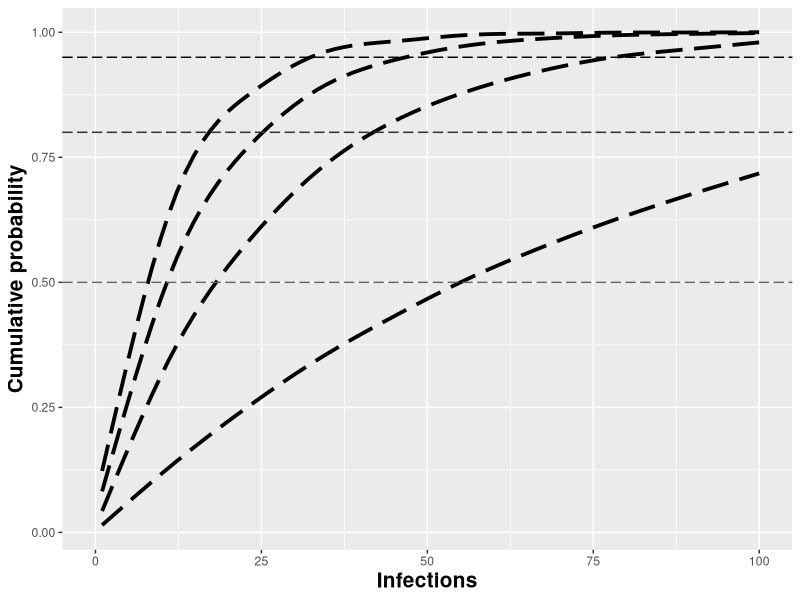

R code for this plot: (Note: this script raises an error after producing the figure.)
library(writexl)
library(tidyverse)
library(openxlsx)
library(ggplot2)
library(reshape2)
# install.packages("reshape2") #Already installed, so this gives a warning


generate_scenario <- function(t,s,e,threshold,scen_name,case=FALSE){
  Sim<-list()
  for(i in 1:1000) { Sim[[i]]<-ifelse(replicate(n=10, rbinom(1000,i,s*e*t))>=threshold,1,0)}
  Case<-list()
  for(i in 1:1000) { Case[[i]]<-apply(X=Sim[[i]], MARGIN=2, FUN=mean)}
  
  Scen_Frame<- data.frame(Case)
  colnames(Scen_Frame)<- c(1:1000)
  Frame_2<-melt(Scen_Frame,id.vars=NULL)
  colnames(Frame_2)<-c("Case",paste(scen_name,"a",sep="_"))
  
  Frame_3<-aggregate(Frame_2[,2],by=list(Frame_2[,1]), FUN=mean)
  colnames(Frame_3)<-c("Case",paste(scen_name,"b",sep="_"))
  
  if(case){
    return(list(scen_name,Frame_2,Frame_3))  
  }
  else {
    Frame_2$Case=NULL
    Frame_3$Case=NULL
    return(list(scen_name,Frame_2,Frame_3)) 
  }
  }

Percentages = c(10,30,50,70)
Thresholds = c(1,3,5)

case=TRUE
for (i in Thresholds){
  for(j in Percentages){
    scen_name=paste("Scen",j,i,sep="_")
    print(scen_name)
    S = generate_scenario(t=j/100,s=0.5,e=0.25,threshold=i,
                          scen_name=scen_name,case=case)
    
    if(case){
      Master_Frame_a = data.frame(S[[2]])
      Master_Frame_b = data.frame(S[[3]])
      case=FALSE}
    else{
      Master_Frame_a <- cbind(Master_Frame_a,S[[2]])
      Master_Frame_b <- cbind(Master_Frame_b,S[[3]])
    }
  }
}


Master_Frame_a$Cases_continuous<-as.numeric(as.character(Master_Frame_a$Case))
Master_Frame_b$Cases_continuous_b<-as.numeric(as.character(Master_Frame_b$Case))


#Plot probability vs infections graph


p1<-ggplot() + 
  geom_point(data=Master_Frame_a, aes(y=Scen_10_1_a, x=Cases_continuous), color="coral3", size=1)+
  geom_point(data=Master_Frame_a, aes(y=Scen_30_1_a, x=Cases_continuous), color="darkslategray3", size=1)+
  geom_point(data=Master_Frame_a, aes(y=Scen_50_1_a, x=Cases_continuous), color="darkseagreen3", size=1)+
  geom_point(data=Master_Frame_a, aes(y=Scen_70_1_a, x=Cases_continuous), color="darkorchid3", size=1)+
  geom_smooth(data=Master_Frame_b, aes(y=Scen_10_1_b, x=Cases_continuous_b), method="gam",color="black",se=FALSE, linetype=5, size=1.3) +
  geom_smooth(data=Master_Frame_b, aes(y=Scen_30_1_b, x=Cases_continuous_b), method="gam",color="black",se=FALSE, linetype=5, size=1.3) +
  geom_smooth(data=Master_Frame_b, aes(y=Scen_50_1_b, x=Cases_continuous_b), method="gam",color="black",se=FALSE, linetype=5, size=1.3) +
  geom_smooth(data=Master_Frame_b, aes(y=Scen_70_1_b, x=Cases_continuous_b), method="gam",color="black",se=FALSE, linetype=5, size=1.3) +
  labs(x="Infections", y="Cumulative probability")+
  xlim(0,100)

p2<-ggplot() + 
  # geom_point(data=Master_Frame_1_c, aes(y=Cumulative_probability, x=Infections, color=Coverage), size=1)+
  geom_smooth(data=Master_Frame_b, aes(y=Scen_10_1_b, x=Cases_continuous_b), method="gam",color="black",se=FALSE, linetype=5, size=1.3) +
  geom_smooth(data=Master_Frame_b, aes(y=Scen_30_1_b, x=Cases_continuous_b), method="gam",color="black",se=FALSE, linetype=5, size=1.3) +
  geom_smooth(data=Master_Frame_b, aes(y=Scen_50_1_b, x=Cases_continuous_b), method="gam",color="black",se=FALSE, linetype=5, size=1.3) +
  geom_smooth(data=Master_Frame_b, aes(y=Scen_70_1_b, x=Cases_continuous_b), method="gam",color="black",se=FALSE, linetype=5, size=1.3) +
  labs(x="Infections", y="Cumulative probability")+
  xlim(0,100)

p2+ theme_gray()+
  theme(axis.title.x = element_text(face="bold", size=15))+
  theme(axis.title.y = element_text(face="bold", size=15))+
  theme(title= element_text(face="bold", size=20))+
  theme(legend.position = c(0.8, 0.2))+
  scale_color_discrete(labels=c('10%', '30%', '50%',"70%"))+
  geom_hline(yintercept=0.5, linetype=5, color = "gray40")+
  geom_hline(yintercept=0.8, linetype=5, color = "gray20")+
  geom_hline(yintercept=0.95, linetype=5, color = "gray0")

write_xlsx(Master_Frame_1_a, "Master_Frame_1_a.xlsx")
write_xlsx(Master_Frame_1_b, "Master_Frame_1_b.xlsx")
